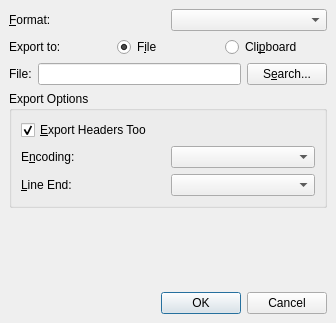
<ui version="4.0" >
 <class>DataExportDialog</class>
 <widget class="QDialog" name="DataExportDialog" >
  <property name="geometry" >
   <rect>
    <x>0</x>
    <y>0</y>
    <width>336</width>
    <height>323</height>
   </rect>
  </property>
  <property name="windowTitle" >
   <string>Export Data</string>
  </property>
  <layout class="QGridLayout" >
   <property name="leftMargin" >
    <number>9</number>
   </property>
   <property name="topMargin" >
    <number>9</number>
   </property>
   <property name="rightMargin" >
    <number>9</number>
   </property>
   <property name="bottomMargin" >
    <number>9</number>
   </property>
   <property name="horizontalSpacing" >
    <number>6</number>
   </property>
   <property name="verticalSpacing" >
    <number>6</number>
   </property>
   <item row="4" column="0" colspan="2" >
    <spacer>
     <property name="orientation" >
      <enum>Qt::Vertical</enum>
     </property>
     <property name="sizeHint" >
      <size>
       <width>20</width>
       <height>20</height>
      </size>
     </property>
    </spacer>
   </item>
   <item row="3" column="0" colspan="2" >
    <widget class="QGroupBox" name="groupBox" >
     <property name="title" >
      <string>Export Options</string>
     </property>
     <layout class="QGridLayout" >
      <property name="leftMargin" >
       <number>9</number>
      </property>
      <property name="topMargin" >
       <number>9</number>
      </property>
      <property name="rightMargin" >
       <number>9</number>
      </property>
      <property name="bottomMargin" >
       <number>9</number>
      </property>
      <property name="horizontalSpacing" >
       <number>6</number>
      </property>
      <property name="verticalSpacing" >
       <number>6</number>
      </property>
      <item row="0" column="0" colspan="2" >
       <widget class="QCheckBox" name="headerCheckBox" >
        <property name="toolTip" >
         <string>If it is checked the table header will be exported with the data too.</string>
        </property>
        <property name="text" >
         <string>&amp;Export Headers Too</string>
        </property>
        <property name="checked" >
         <bool>true</bool>
        </property>
       </widget>
      </item>
      <item row="1" column="1" >
       <widget class="QComboBox" name="encodingBox" >
        <property name="toolTip" >
         <string>Specify the output encoding. UTF-8 is a good choice for most exports.</string>
        </property>
       </widget>
      </item>
      <item row="1" column="0" >
       <widget class="QLabel" name="label_4" >
        <property name="text" >
         <string>E&amp;ncoding:</string>
        </property>
        <property name="buddy" >
         <cstring>encodingBox</cstring>
        </property>
       </widget>
      </item>
      <item row="2" column="0" >
       <widget class="QLabel" name="label_5" >
        <property name="text" >
         <string>&amp;Line End:</string>
        </property>
        <property name="buddy" >
         <cstring>lineEndBox</cstring>
        </property>
       </widget>
      </item>
      <item row="2" column="1" >
       <widget class="QComboBox" name="lineEndBox" >
        <property name="toolTip" >
         <string>You can choose the End of Line style here.</string>
        </property>
       </widget>
      </item>
     </layout>
    </widget>
   </item>
   <item row="5" column="0" colspan="2" >
    <widget class="QDialogButtonBox" name="buttonBox" >
     <property name="orientation" >
      <enum>Qt::Horizontal</enum>
     </property>
     <property name="standardButtons" >
      <set>QDialogButtonBox::Cancel|QDialogButtonBox::NoButton|QDialogButtonBox::Ok</set>
     </property>
    </widget>
   </item>
   <item row="2" column="0" colspan="2" >
    <layout class="QHBoxLayout" >
     <property name="spacing" >
      <number>6</number>
     </property>
     <property name="leftMargin" >
      <number>0</number>
     </property>
     <property name="topMargin" >
      <number>0</number>
     </property>
     <property name="rightMargin" >
      <number>0</number>
     </property>
     <property name="bottomMargin" >
      <number>0</number>
     </property>
     <item>
      <widget class="QLabel" name="label_2" >
       <property name="text" >
        <string>File:</string>
       </property>
      </widget>
     </item>
     <item>
      <widget class="QLineEdit" name="fileEdit" />
     </item>
     <item>
      <widget class="QPushButton" name="searchButton" >
       <property name="text" >
        <string>S&amp;earch...</string>
       </property>
      </widget>
     </item>
    </layout>
   </item>
   <item row="0" column="1" >
    <widget class="QComboBox" name="formatBox" />
   </item>
   <item row="0" column="0" >
    <widget class="QLabel" name="label" >
     <property name="text" >
      <string>&amp;Format:</string>
     </property>
     <property name="buddy" >
      <cstring>formatBox</cstring>
     </property>
    </widget>
   </item>
   <item row="1" column="0" colspan="2" >
    <layout class="QHBoxLayout" >
     <property name="spacing" >
      <number>6</number>
     </property>
     <property name="leftMargin" >
      <number>0</number>
     </property>
     <property name="topMargin" >
      <number>0</number>
     </property>
     <property name="rightMargin" >
      <number>0</number>
     </property>
     <property name="bottomMargin" >
      <number>0</number>
     </property>
     <item>
      <widget class="QLabel" name="label_3" >
       <property name="text" >
        <string>Export to:</string>
       </property>
      </widget>
     </item>
     <item>
      <widget class="QRadioButton" name="fileButton" >
       <property name="text" >
        <string>F&amp;ile</string>
       </property>
       <property name="checked" >
        <bool>true</bool>
       </property>
      </widget>
     </item>
     <item>
      <widget class="QRadioButton" name="clipboardButton" >
       <property name="text" >
        <string>Cli&amp;pboard</string>
       </property>
      </widget>
     </item>
    </layout>
   </item>
  </layout>
 </widget>
 <tabstops>
  <tabstop>formatBox</tabstop>
  <tabstop>fileButton</tabstop>
  <tabstop>clipboardButton</tabstop>
  <tabstop>fileEdit</tabstop>
  <tabstop>searchButton</tabstop>
  <tabstop>headerCheckBox</tabstop>
  <tabstop>encodingBox</tabstop>
  <tabstop>lineEndBox</tabstop>
  <tabstop>buttonBox</tabstop>
 </tabstops>
 <resources/>
 <connections>
  <connection>
   <sender>buttonBox</sender>
   <signal>rejected()</signal>
   <receiver>DataExportDialog</receiver>
   <slot>reject()</slot>
   <hints>
    <hint type="sourcelabel" >
     <x>325</x>
     <y>313</y>
    </hint>
    <hint type="destinationlabel" >
     <x>286</x>
     <y>274</y>
    </hint>
   </hints>
  </connection>
 </connections>
</ui>
